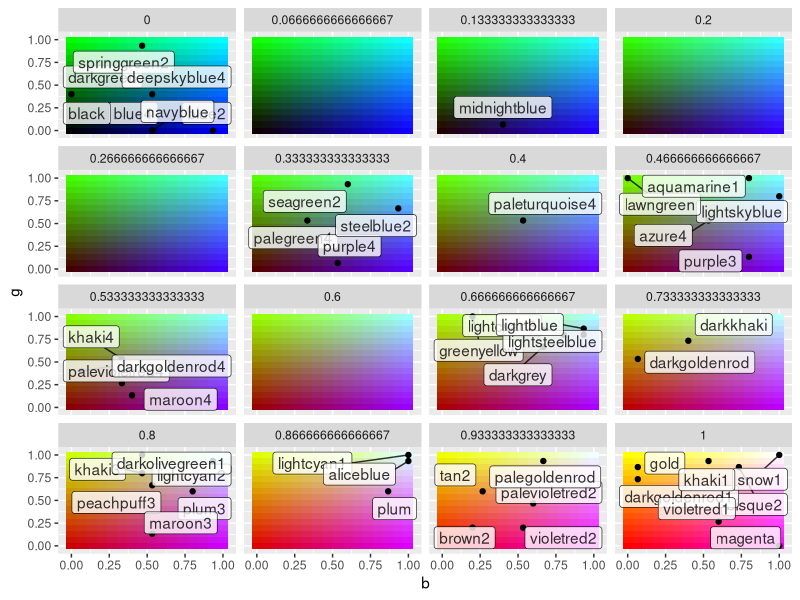

Write the R code that produced this figure.
library(tidyverse)

N <- 16
COLS <- 50
#COLS <- NULL

set.seed(20200109)

grad <- seq(0, 1, length.out = N)

colors_grid <-
  expand_grid(r = grad, g = grad, b = grad) %>%
  mutate(rgb = grDevices::rgb(r, g, b)) %>%
  rowid_to_column("id")

all <-
  tibble(color = colors()) %>%
  filter(!grepl("^gr[ae]y", color))

if (!is.null(COLS)) {
  all <-
    all %>%
    sample_n(COLS)
}

dist <- farver::compare_colour(farver::decode_colour(colors_grid$rgb), farver::decode_colour(all$color), "rgb", method = "cmc")
dimnames(dist) <- list(id = colors_grid$id, color = all$color)

all_dists <-
  dist %>%
  as.table() %>%
  as_tibble(n = "dist") %>%
  mutate(id = as.integer(id))

min_dists <-
  all_dists %>%
  group_by(color) %>%
  filter(row_number(dist) == 1) %>%
  ungroup() %>%
  left_join(colors_grid, by = "id")

ggplot(colors_grid, aes(x = b, y = g)) +
  geom_tile(aes(fill = rgb)) +
  geom_point(data = min_dists) +
  ggrepel::geom_label_repel(aes(label = color), min_dists, alpha = 0.8) +
  scale_color_identity() +
  scale_fill_identity() +
  facet_wrap(vars(r))
